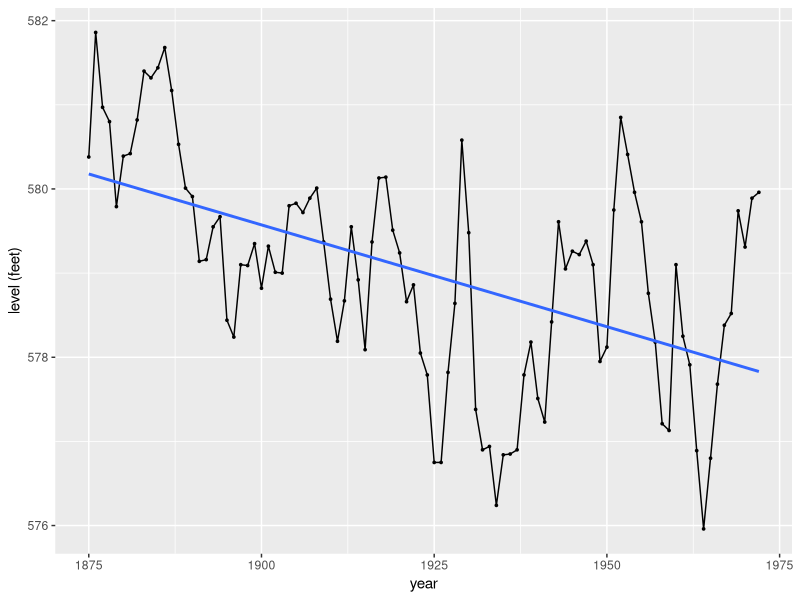
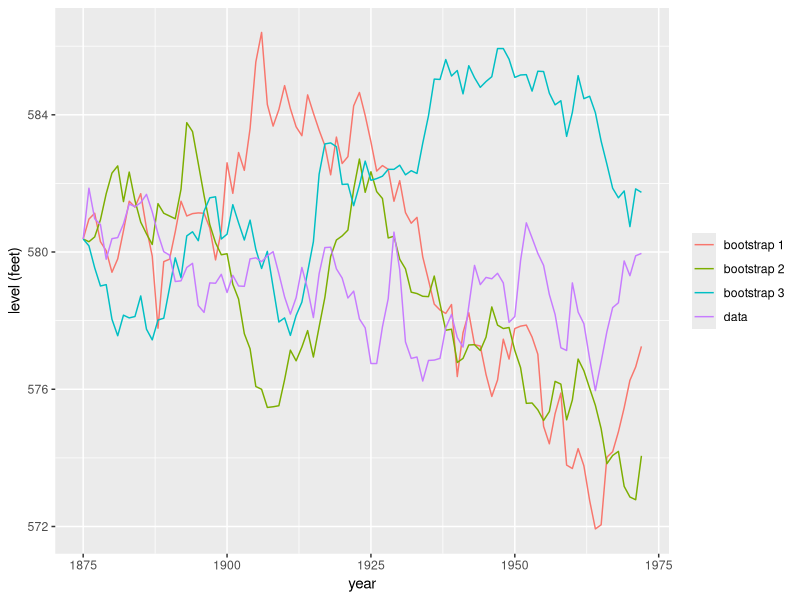
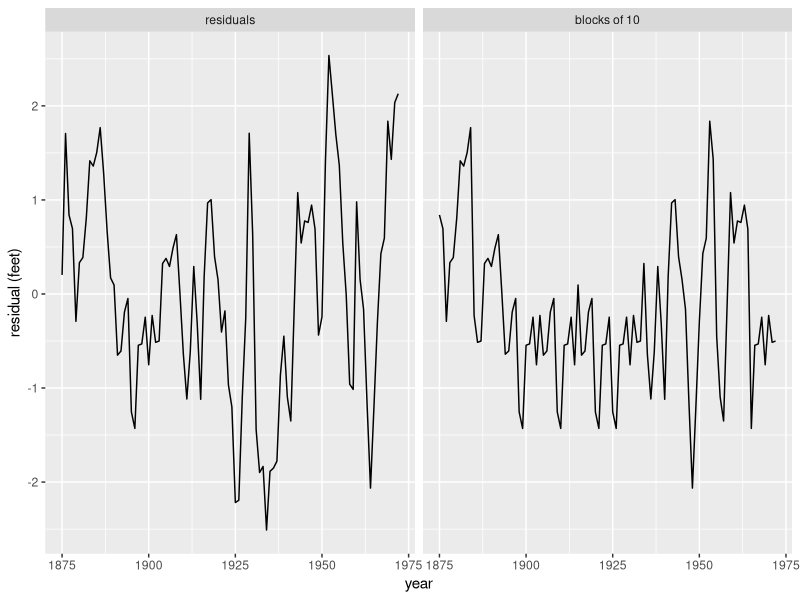
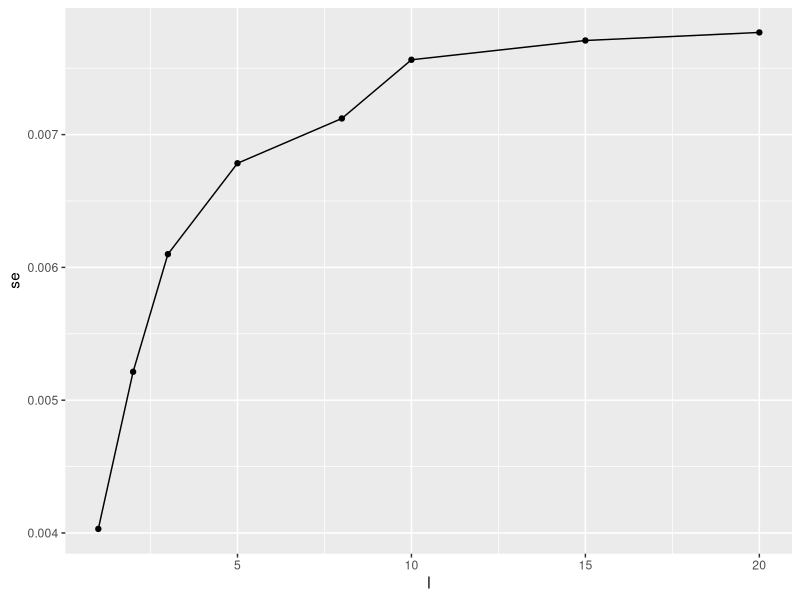
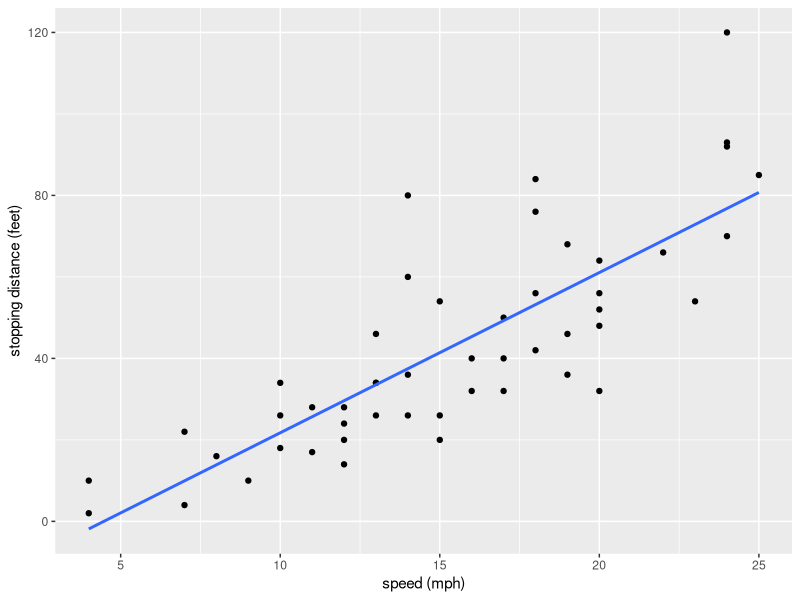
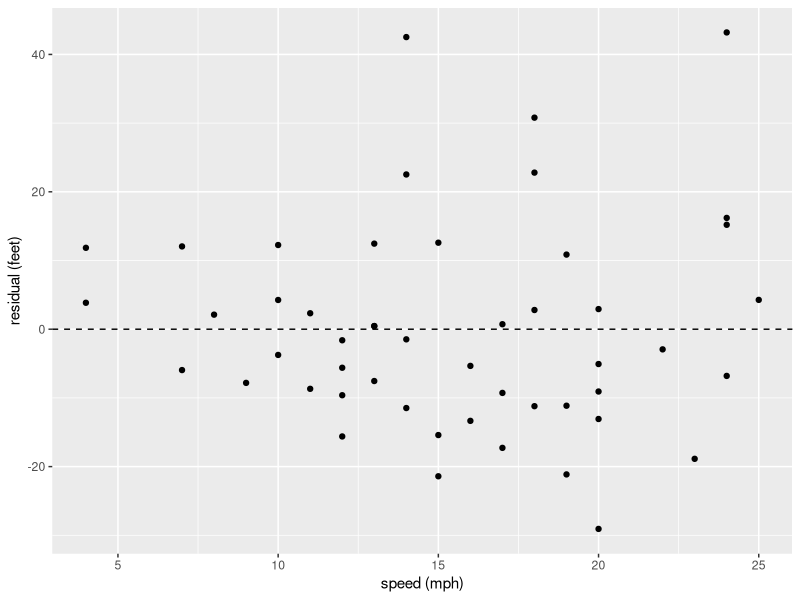

The R source for these figures, in order:
## ---- chunk 1
knitr::opts_chunk$set(echo = TRUE, out.width = "100%", cache = TRUE, autodep = TRUE)
options(width = 60, digits = 4)
set.seed(20261103)
library(tidyverse)
B <- 2000
## ---- chunk 2
huron <- as.numeric(LakeHuron)
n <- length(huron)
year <- 1875:1972
ggplot(data.frame(year, level = huron), aes(year, level)) +
  geom_line() + geom_point(size = 0.6) +
  geom_smooth(method = "lm", se = FALSE, formula = y ~ x) +
  labs(y = "level (feet)")
## ---- chunk 3
fit_h <- lm(huron ~ year)
y_hat_h <- fitted(fit_h)
z <- resid(fit_h)
summary(fit_h)$coefficients["year", 1:2]
slope <- function(y) cov(year, y) / var(year)
## ---- chunk 4
d <- diff(huron)
boot_rw <- replicate(B, {
  d_star <- sample(d, replace = TRUE)
  slope(huron[1] + c(0, cumsum(d_star)))
})
c(random_walk = sd(boot_rw),
  summary = summary(fit_h)$coefficients["year", "Std. Error"])
## ---- chunk 5
rw_paths <- map_dfr(1:3, \(b) data.frame(
  year, level = huron[1] + c(0, cumsum(sample(d, replace = TRUE))), path = paste("bootstrap", b)))
bind_rows(data.frame(year, level = huron, path = "data"), rw_paths) |>
  ggplot(aes(year, level, color = path)) + geom_line() +
  labs(y = "level (feet)", color = NULL)
## ---- chunk 6
boot_iid <- replicate(B, slope(y_hat_h + sample(z, replace = TRUE)))
c(bootstrap = sd(boot_iid),
  summary = summary(fit_h)$coefficients["year", "Std. Error"])
## ---- chunk 7
cor(z[-n], z[-1])
## ---- chunk 8
round(acf(z, lag.max = 8, plot = FALSE)$acf[-1], 2)
## ---- chunk 9
block_boot <- function(x, stat, B, l) {
  n <- length(x)
  replicate(B, {
    xs <- c()
    while (length(xs) < n) {
      i <- sample(n - l + 1, 1)
      xs <- c(xs, x[i:(i + l - 1)])
    }
    stat(xs[1:n])
  })
}
## ---- chunk 10
bind_rows(
  data.frame(year, z, series = "residuals"),
  data.frame(year, z = as.vector(block_boot(z, identity, 1, 10)), series = "blocks of 10")
) |>
  mutate(series = fct_inorder(series)) |>
  ggplot(aes(year, z)) + geom_line() + facet_wrap(~ series, nrow = 1) +
  labs(y = "residual (feet)")
## ---- chunk 11
ls <- c(1, 2, 3, 5, 8, 10, 15, 20)
boot_slope <- \(l) block_boot(z, \(zs) slope(y_hat_h + zs), B, l)
se_l <- map_dbl(ls, \(l) sd(boot_slope(l)))
ggplot(data.frame(l = ls, se = se_l), aes(l, se)) +
  geom_line() + geom_point()
## ---- chunk 12
se_10 <- sd(boot_slope(10))
coef(fit_h)[["year"]] + c(-1.96, 1.96) * se_10
## ---- chunk 13
ggplot(cars, aes(speed, dist)) + geom_point() +
  geom_smooth(method = "lm", se = FALSE, formula = y ~ x) +
  labs(x = "speed (mph)", y = "stopping distance (feet)")
## ---- chunk 14
x <- cars$speed
y <- cars$dist
n_c <- length(x)
fit <- lm(dist ~ speed, data = cars)
y_hat <- fitted(fit)
e <- resid(fit)
coef(fit)
## ---- chunk 15
slope_cases <- replicate(B, {
  i <- sample(n_c, replace = TRUE)
  cov(x[i], y[i]) / var(x[i])
})
sd(slope_cases)
## ---- chunk 16
slope_errors <- replicate(B, {
  y_star <- y_hat + sample(e, replace = TRUE)
  cov(x, y_star) / var(x)
})
c(cases = sd(slope_cases), errors = sd(slope_errors),
  formula = summary(fit)$coefficients["speed", "Std. Error"])
## ---- chunk 17
ggplot(data.frame(x, e), aes(x, e)) + geom_point() + geom_hline(yintercept = 0, lty = 2) +
  labs(x = "speed (mph)", y = "residual (feet)")
## ---- chunk 18
slope_wild <- replicate(B, {
  V <- sample(c(-1, 1), n_c, replace = TRUE)
  cov(x, y_hat + e * V) / var(x)
})
c(cases = sd(slope_cases), errors = sd(slope_errors),
  wild = sd(slope_wild))
## ---- chunk 19
states <- data.frame(state.x77, region = state.region)
sapply(split(states$HS.Grad, states$region), median)
## ---- chunk 20
quantile(states$HS.Grad, c(0.25, 0.75))
IQR(states$HS.Grad)
## ---- chunk 21
in_region <- split(1:50, states$region)
iqr_hs <- \(i) IQR(states$HS.Grad[i])
boot_strata <- replicate(10000, {
  iqr_hs(unlist(map(in_region, \(k) sample(k, replace = TRUE))))
})
sd(boot_strata)
## ---- chunk 22
boot_rows <- replicate(10000, iqr_hs(sample(50, replace = TRUE)))
c(strata = sd(boot_strata), all_rows = sd(boot_rows))
## ---- chunk 23
west_south <- function(i) {
  r <- states$region[i]
  g <- states$HS.Grad[i]
  median(g[r == "West"]) - median(g[r == "South"])
}
boot_ws <- replicate(10000, {
  west_south(unlist(map(in_region, \(k) sample(k, replace = TRUE))))
})
c(estimate = west_south(1:50), quantile(boot_ws, c(0.025, 0.975)))
